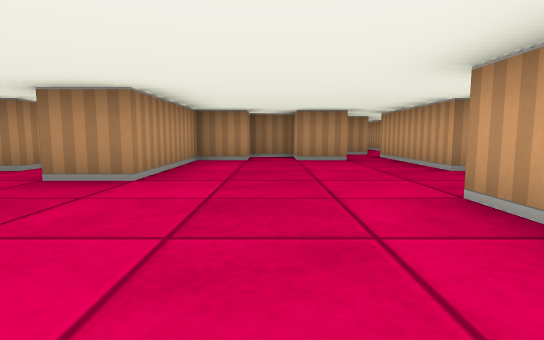
[1] (above)

17 first-person views from a walk through a cub3D ray-caster map. The camera is about half as high as the walls, tilts 6° down and sees 80° across. The floor is counted in squares. Each view is taken from the middle of a square. On the plan, view 1 faces up. The plan holds only what a view shows up to about 9 squares ahead; the rest is blank.

[2]
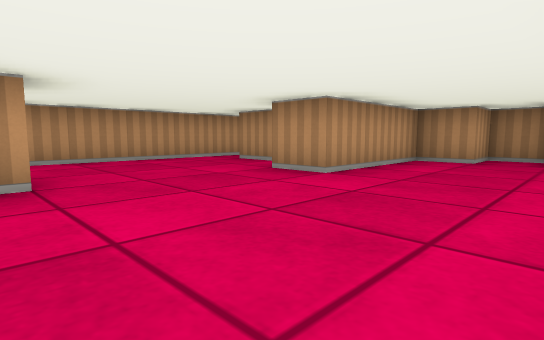

[3]
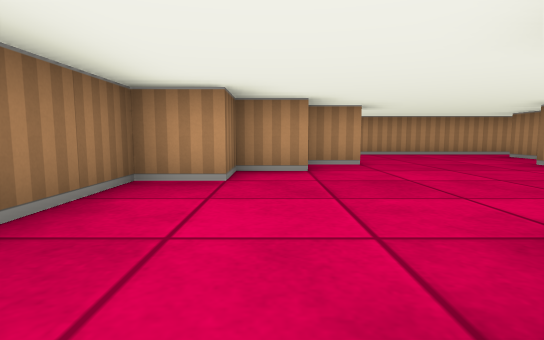

[4]
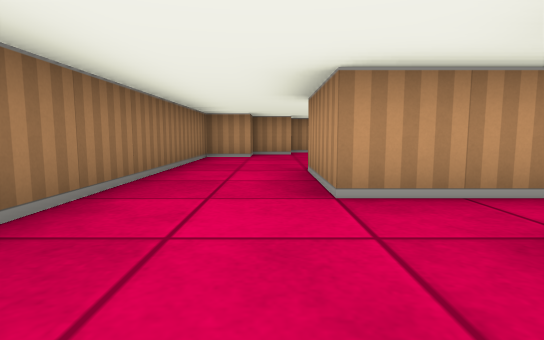

[5]
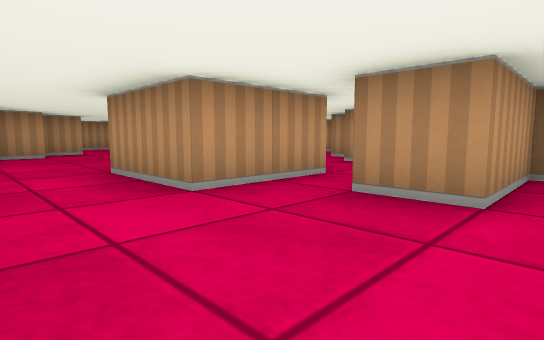

[6]
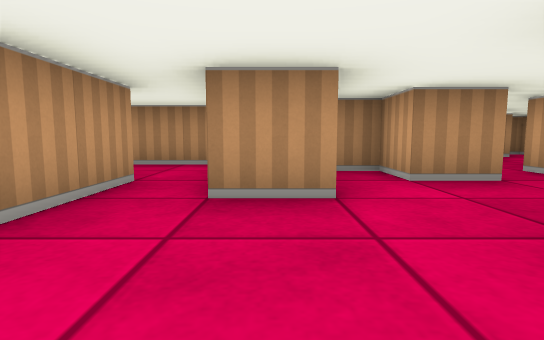

[7]
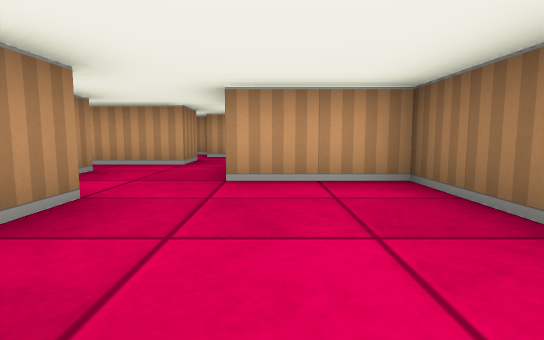

[8]
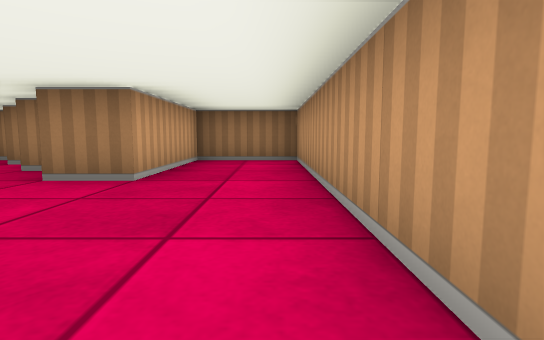

[9]
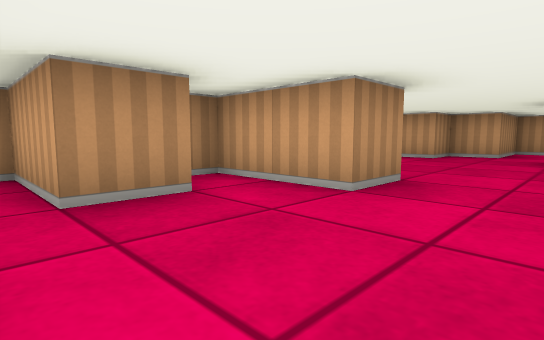

[10]
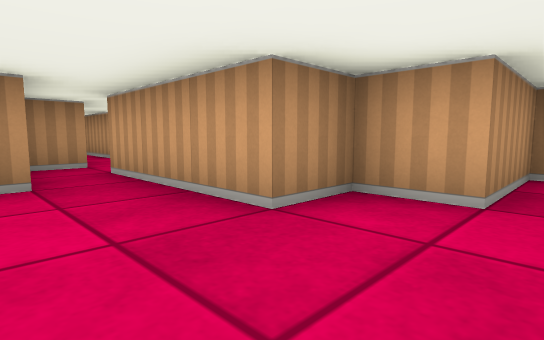

[11]
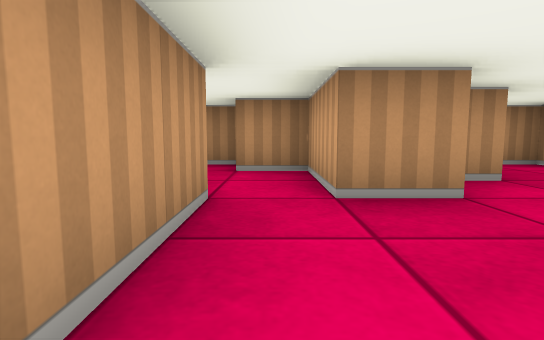

[12]
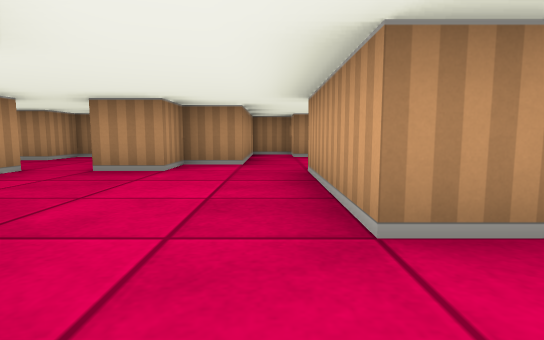

[13]
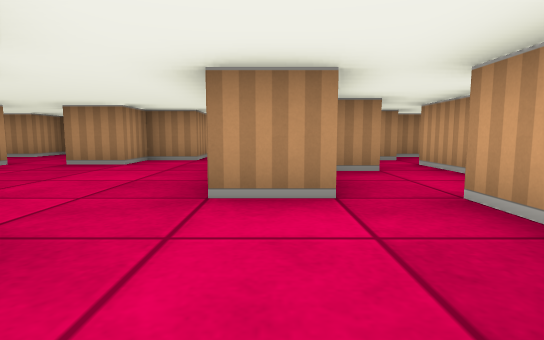

[14]
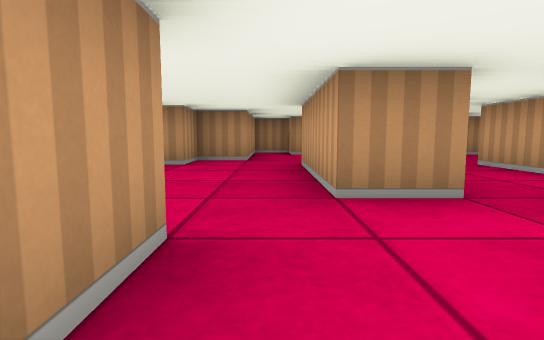

[15]
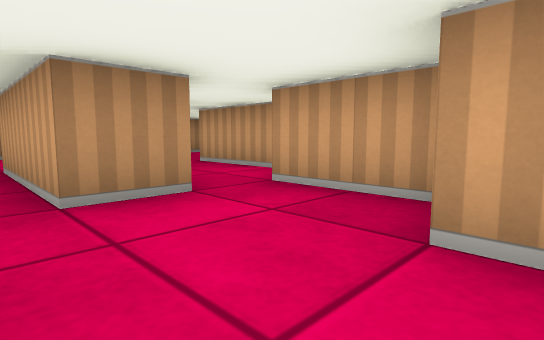

[16]
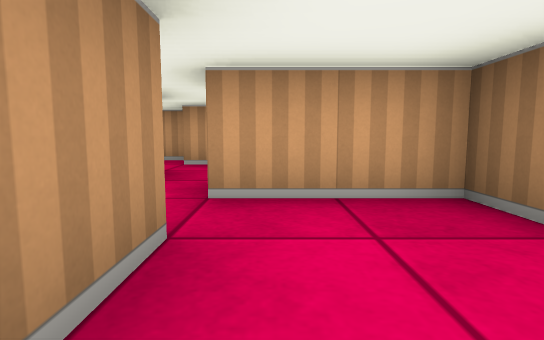

[17]
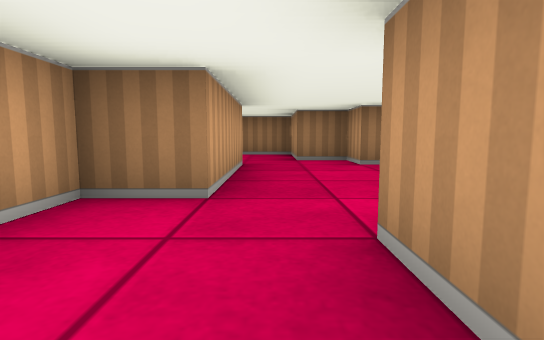

### Floor plan
Points are (right, up) in squares from view 1. A wall is a line through its corners. A room is listed if a view was taken in it or the views show most of it. See-through windows are left out.
Room 1 (views 1, 2, 3, 4, 5, 6, 7, 8, 9, 10)
walls: (1.5, 1.8) (1.5, 2.5); (-1.5, -0.4) (-1.5, -1.5) (-0.5, -1.5) (-0.5, -2.5) (7.5, -2.5) (7.5, -0.5); (4.5, 1.6) (4.5, -0.5) (2.5, -0.5); (-3.5, 5) (-3.5, 4.5) (-4.5, 4.5) (-4.5, 6.5); (1.6, 6.5) (0.5, 6.5) (0.5, 7.5) (-0.5, 7.5) (-0.5, 6.5) (-1.5, 6.5) (-1.5, 3.5) (-2.5, 3.5) (-2.5, 5.5) (-3, 5.5); (5.5, 2.9) (5.5, 3.5) (3.5, 3.5) (3.5, 4.5) (2.5, 4.5) (2.5, 6.5); (-5.5, 5.4) (-5.5, -2.5) (-3.5, -2.5) (-3.5, 0.5) (-2.5, 0.5) (-2.5, -0.5); (7.5, 1.5) (7.5, 2.5) (6.5, 2.5) (6.5, 0.5) (5.5, 0.5)
ways out: opening at (2, 7) to room 2; opening at (8, 0.5)
Room 2 (views 11, 12, 13, 14, 15, 16, 17)
walls: (4.5, 7.5) (4.5, 6.5) (5.5, 6.5) (5.5, 4.5) (6.8, 4.5); (2.5, 10.5) (2.5, 8.5) (1.8, 8.5); (7.6, 7.5) (6.5, 7.5) (6.5, 10.5) (7.5, 10.5) (7.5, 11.2); (2.5, 6.5) (2.5, 7.5); (7.5, 5) (7.5, 5.5) (8.5, 5.5) (8.5, 7.5); (7.6, 13.5) (6.5, 13.5) (6.5, 14.5) (5.5, 14.5) (5.5, 11.5) (4.5, 11.5) (4.5, 10.5) (3.5, 10.5)
ways out: opening at (2, 7) to room 1; opening at (3, 10); opening at (8, 8)

Where each view was taken, in squares from view 1:
view 1: 0 up, 0 right, facing up
view 2: 0 up, 1 right, facing up-left
view 3: 1 down, 3 right, facing left
view 4: 1 down, 7 right, facing left
view 5: 2 down, 7 right, facing up-left
view 6: 2 down, 6 right, facing up
view 7: 1 down, 4 right, facing right
view 8: 4 up, 5 left, facing down
view 9: 2 up, 5 left, facing up-right
view 10: 3 up, 1 right, facing up-right
view 11: 8 up, 3 right, facing up
view 12: 6 up, 6 right, facing up
view 13: 5 up, 7 right, facing up
view 14: 5 up, 6 right, facing up
view 15: 5 up, 6 right, facing up-right
view 16: 7 up, 6 right, facing right
view 17: 13 up, 6 right, facing down
